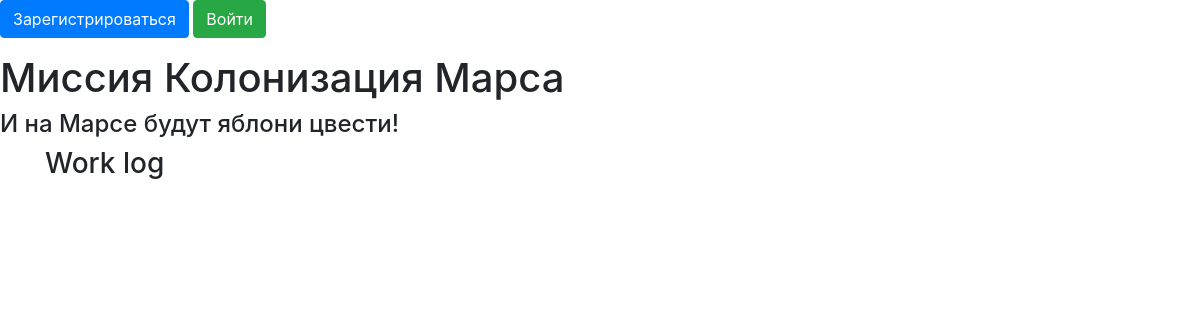
The page /work on the database as committed earlier.
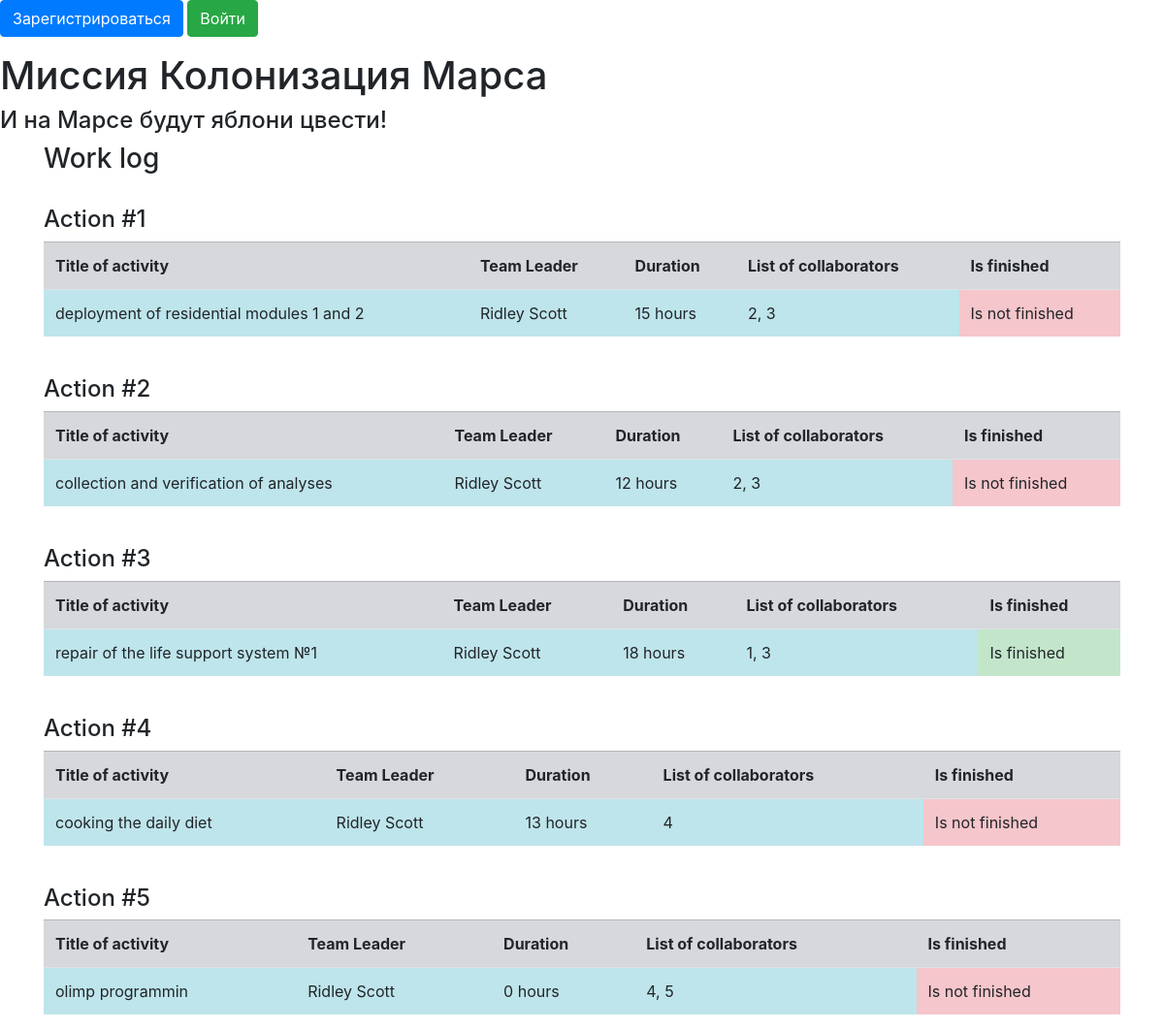
The same page on the database as committed later.
### data/jobs.py (models this page shows)
class Jobs(SqlAlchemyBase):
    __tablename__ = 'jobs'
    id = sqlalchemy.Column(sqlalchemy.Integer,
                           primary_key=True, autoincrement=True)
    team_leader = sqlalchemy.Column(sqlalchemy.Integer)
    job = sqlalchemy.Column(sqlalchemy.String)
    work_size = sqlalchemy.Column(sqlalchemy.Integer)
    collaborators = sqlalchemy.Column(sqlalchemy.String)
    start_date = sqlalchemy.Column(sqlalchemy.DateTime,
                                   default=datetime.datetime.now)
    end_date = sqlalchemy.Column(sqlalchemy.DateTime,
                                 default=datetime.datetime.now)
    is_finished = sqlalchemy.Column(sqlalchemy.Boolean, default=True)

### data/users.py (models this page shows, shortened)
class User(SqlAlchemyBase, UserMixin):
    __tablename__ = 'user'
    id = sqlalchemy.Column(sqlalchemy.Integer,
                           primary_key=True, autoincrement=True)
    surname = sqlalchemy.Column(sqlalchemy.String)
    name = sqlalchemy.Column(sqlalchemy.String)
    age = sqlalchemy.Column(sqlalchemy.Integer)
    position = sqlalchemy.Column(sqlalchemy.String)
    speciality = sqlalchemy.Column(sqlalchemy.String)
    address = sqlalchemy.Column(sqlalchemy.String)
    email = sqlalchemy.Column(sqlalchemy.String, unique=True)
    hashed_password = sqlalchemy.Column(sqlalchemy.String)

### main.py (the view)
@app.route("/work")
def work_log():
    db_sess = create_session()
    return render_template("work_logs.html", jobs=db_sess.query(Jobs).all(), users=db_sess.query(User).all())

### data/db_session.py (called while the page is built)
def create_session() -> Session:
    global __factory
    return __factory()

### templates/work_logs.html
{% extends "base.html" %}
{% block content %}
<h3>Work log</h3>
<div>
    {% for job in jobs %}
    <br>
    <h4>Action #{{job.id}}</h4>
    <table class="table table-striped">
        <tr class="table-secondary">
            <th>Title of activity</th>
            <th>Team Leader</th>
            <th>Duration</th>
            <th>List of collaborators</th>
            <th>Is finished</th>
        </tr>
        <tr>
            <td class="table-info">{{job.job}}</td>
            {% for user in users %}
            {% if job.team_leader == user.id %}
            <td class="table-info"> {{user.name}} {{user.surname}}</td>
            {% endif %}
            {% endfor %}
            <td class="table-info">{{job.work_size}} hours</td>
            <td class="table-info">{{job.collaborators}}</td>
            {% if job.is_finished %}
                <td class="table-success">Is finished</td>
            {% else %}
                <td class="table-danger">Is not finished</td>
            {% endif %}
        </tr>
    </table>
    {% endfor %}
</div>
{% endblock %}

### templates/base.html (shortened to what this page needs)
<!doctype html>
<html lang="en">
<head>
    <link rel="stylesheet"
          href="https://stackpath.bootstrapcdn.com/bootstrap/4.4.1/css/bootstrap.min.css"
>
</head>
<body>
<nav>{% if current_user.is_authenticated %}
    <a class="navbar-brand" href="/logout">{{ current_user.name + ' ' + current_user.surname}}</a>
    {% else %}
    <p>
        <a class="btn btn-primary " href="/register">Зарегистрироваться</a>
        <a class="btn btn-success" href="/login">Войти</a>
    </p>
    {% endif %}
</nav>
<header>
    <h1>Миссия Колонизация Марса</h1>
    <h4>И на Марсе будут яблони цвести!</h4>
</header>
<main role="main" class="container">
    {% block content %}{% endblock %}
</main>
</body>
</html>

Rows that differ between the two databases and show on the page:
added Jobs: id "1", job "deployment of residential modules 1 and 2", work_size "15", collaborators "2, 3", is_finished "Is not finished"
now on this page (row unchanged): User: name "Ridley", surname "Scott"
added Jobs: id "2", job "collection and verification of analyses", work_size "12", collaborators "2, 3", is_finished "Is not finished"
added Jobs: id "3", job "repair of the life support system №1", work_size "18", collaborators "1, 3", is_finished "Is finished"
added Jobs: id "4", job "cooking the daily diet", work_size "13", collaborators "4", is_finished "Is not finished"
added Jobs: id "5", job "olimp programmin", work_size "0", collaborators "4, 5", is_finished "Is not finished"
